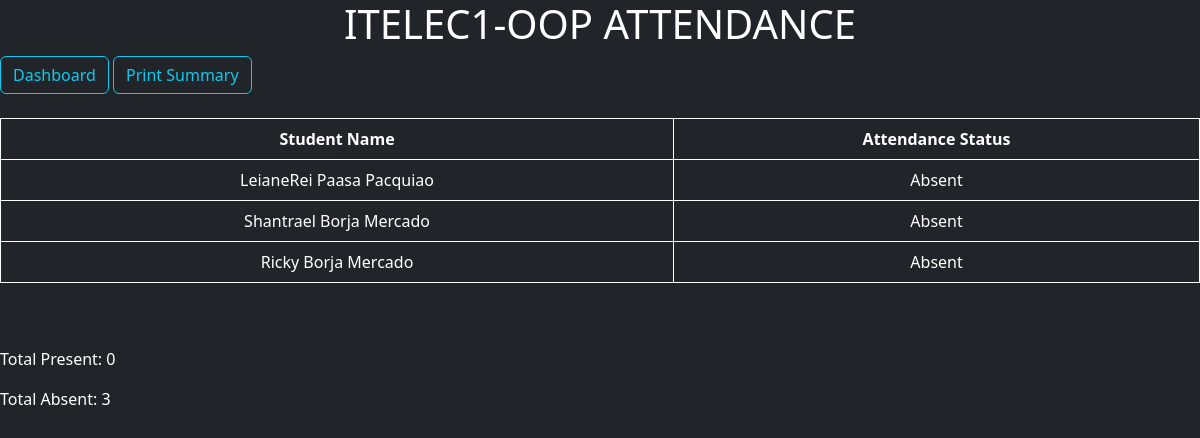
/attendance_summary.php (signed in), run on the app's committed database.
### tables this page shows
CREATE TABLE `tbl_students` (
  `student_ID` int(11) NOT NULL,
  `first_name` varchar(20) NOT NULL,
  `middle_name` varchar(20) NOT NULL,
  `last_name` varchar(20) NOT NULL,
  `address` varchar(50) DEFAULT NULL,
  `contact_number` varchar(11) DEFAULT NULL,
  `photo_path` varchar(255) DEFAULT NULL,
  `attendance` enum('Present','Absent') DEFAULT 'Absent'
);

### attendance_summary.php (the view, shortened to what this page needs)
<!DOCTYPE html>
<html lang="en">
<head>
    <link rel="stylesheet" href="bootstrap.css">
</head>
<body class="bg-dark">
<h1 style="text-align: center; color: white;">ITELEC1-OOP ATTENDANCE</h1>
<a href="dashboard.php" class="btn btn-outline-info">Dashboard</a>
<a href="" onclick="window.print()" class="btn btn-outline-info">Print Summary</a><br><br>
        <?php require 'connection.php';
                    $totalAbsent = 0;
                    $totalPresent = 0;
                    ?>
        <?php
          $sql = "SELECT * FROM tbl_students";
          $result = $conn->query($sql);
        ?>
<table border="1" class="table table-dark">
    <tr>
        <th>Student Name</th>
        <th>Attendance Status</th>
    </tr>
        <?php
       if ($result->data_seek(0)){
        while ($row = $result->fetch_assoc()){
            echo "<tr>";
            echo "<td>".$row["first_name"]." ".$row["middle_name"]." ".$row["last_name"]."</td>";
            echo "<td>".$row["attendance"]."</td>";
            echo "</tr>";
            if($row["attendance"] == "Present"){
                $totalPresent++;
            }
            elseif($row["attendance"] == "Absent"){
                    $totalAbsent++;
                }
        }
    }
        else{
            echo "<tr><td> colspan='2'>No attendance data found</td></tr>";
        }
        ?>
</table>
<br><br>
<p style="color: white;">Total Present: <?php echo $totalPresent;?></p>
<p style="color: white;">Total Absent: <?php echo $totalAbsent;?></p>
</body>
</html>

### attendance_summary.php (style rules this page uses)
td, th { border: solid 1px; text-align: center; }

### data on the page
tbl_students: first_name "LeianeRei", middle_name "Paasa", last_name "Pacquiao", attendance "Absent"
tbl_students: first_name "Shantrael", middle_name "Borja", last_name "Mercado", attendance "Absent"
tbl_students: first_name "Ricky", middle_name "Borja", last_name "Mercado", attendance "Absent"

### other printed values
$totalPresent "0"
$totalAbsent "3"
